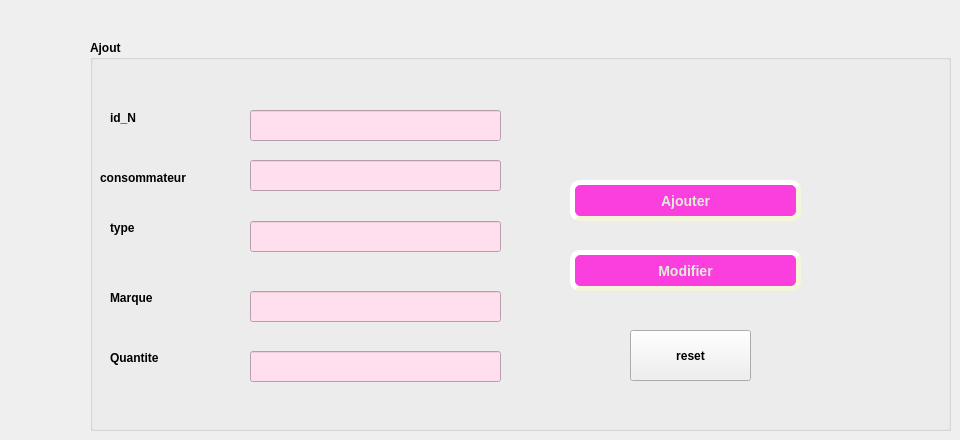
      <widget class="QWidget" name="tab_3">
       <attribute name="title">
        <string>Ajouter</string>
       </attribute>
       <widget class="QGroupBox" name="groupBox_12">
        <property name="geometry">
         <rect>
          <x>90</x>
          <y>40</y>
          <width>861</width>
          <height>391</height>
         </rect>
        </property>
        <property name="font">
         <font>
          <family>MS Shell Dlg 2</family>
          <pointsize>9</pointsize>
          <weight>75</weight>
          <bold>true</bold>
         </font>
        </property>
        <property name="title">
         <string>Ajout</string>
        </property>
        <widget class="QLabel" name="label_26">
         <property name="geometry">
          <rect>
           <x>20</x>
           <y>70</y>
           <width>56</width>
           <height>16</height>
          </rect>
         </property>
         <property name="font">
          <font>
           <pointsize>9</pointsize>
           <weight>75</weight>
           <bold>true</bold>
          </font>
         </property>
         <property name="text">
          <string>id_N</string>
         </property>
        </widget>
        <widget class="QLabel" name="label_27">
         <property name="geometry">
          <rect>
           <x>10</x>
           <y>130</y>
           <width>131</width>
           <height>16</height>
          </rect>
         </property>
         <property name="font">
          <font>
           <pointsize>9</pointsize>
           <weight>75</weight>
           <bold>true</bold>
          </font>
         </property>
         <property name="text">
          <string>consommateur</string>
         </property>
        </widget>
        <widget class="QLabel" name="label_28">
         <property name="geometry">
          <rect>
           <x>20</x>
           <y>180</y>
           <width>56</width>
           <height>16</height>
          </rect>
         </property>
         <property name="font">
          <font>
           <pointsize>9</pointsize>
           <weight>75</weight>
           <bold>true</bold>
          </font>
         </property>
         <property name="text">
          <string>type</string>
         </property>
        </widget>
        <widget class="QLabel" name="label_29">
         <property name="geometry">
          <rect>
           <x>20</x>
           <y>250</y>
           <width>56</width>
           <height>16</height>
          </rect>
         </property>
         <property name="font">
          <font>
           <pointsize>9</pointsize>
           <weight>75</weight>
           <bold>true</bold>
          </font>
         </property>
         <property name="text">
          <string>Marque</string>
         </property>
        </widget>
        <widget class="QLabel" name="label_30">
         <property name="geometry">
          <rect>
           <x>20</x>
           <y>310</y>
           <width>81</width>
           <height>16</height>
          </rect>
         </property>
         <property name="font">
          <font>
           <pointsize>9</pointsize>
           <weight>75</weight>
           <bold>true</bold>
          </font>
         </property>
         <property name="text">
          <string>Quantite</string>
         </property>
        </widget>
        <widget class="QLineEdit" name="lineEdit_id_2">
         <property name="geometry">
          <rect>
           <x>160</x>
           <y>70</y>
           <width>251</width>
           <height>31</height>
          </rect>
         </property>
         <property name="styleSheet">
          <string notr="true">background-color:rgb(255, 222, 238);</string>
         </property>
        </widget>
        <widget class="QLineEdit" name="le_consommateur">
         <property name="geometry">
          <rect>
           <x>160</x>
           <y>120</y>
           <width>251</width>
           <height>31</height>
          </rect>
         </property>
         <property name="styleSheet">
          <string notr="true">background-color:rgb(255, 222, 238);</string>
         </property>
        </widget>
        <widget class="QLineEdit" name="le_type_2">
         <property name="geometry">
          <rect>
           <x>160</x>
           <y>181</y>
           <width>251</width>
           <height>31</height>
          </rect>
         </property>
         <property name="styleSheet">
          <string notr="true">background-color:rgb(255, 222, 238);</string>
         </property>
        </widget>
        <widget class="QLineEdit" name="le_marque">
         <property name="geometry">
          <rect>
           <x>160</x>
           <y>251</y>
           <width>251</width>
           <height>31</height>
          </rect>
         </property>
         <property name="styleSheet">
          <string notr="true">background-color:rgb(255, 222, 238);</string>
         </property>
        </widget>
        <widget class="QLineEdit" name="le_quantite">
         <property name="geometry">
          <rect>
           <x>160</x>
           <y>311</y>
           <width>251</width>
           <height>31</height>
          </rect>
         </property>
         <property name="styleSheet">
          <string notr="true">background-color:rgb(255, 222, 238);</string>
         </property>
        </widget>
        <widget class="QPushButton" name="pb_ajouter_2">
         <property name="geometry">
          <rect>
           <x>480</x>
           <y>140</y>
           <width>231</width>
           <height>41</height>
          </rect>
         </property>
         <property name="styleSheet">
          <string notr="true">QPushButton {
	font: 87 10pt &quot;Arial Black&quot;;
background-color: #FB3FDE;
border-style: outset;
border-width : 5px;
color: rgb(226,234,216);
border -left: 1px solid rgb(255,255,255);
border -right: 1px solid rgb(255,255,255);
border -bottom: 5px solid rgb(255,255,255);

     border-radius: 10px;
     border-color: beige;
     font: bold 14px;
     min-width: 10em;
     padding: 6px;
}
</string>
         </property>
         <property name="text">
          <string>Ajouter</string>
         </property>
        </widget>
        <widget class="QPushButton" name="pb_modifier_2">
         <property name="geometry">
          <rect>
           <x>480</x>
           <y>210</y>
           <width>231</width>
           <height>41</height>
          </rect>
         </property>
         <property name="styleSheet">
          <string notr="true">QPushButton {
	font: 87 10pt &quot;Arial Black&quot;;
background-color: #FB3FDE;
border-style: outset;
border-width : 5px;
color: rgb(226,234,216);
border -left: 1px solid rgb(255,255,255);
border -right: 1px solid rgb(255,255,255);
border -bottom: 5px solid rgb(255,255,255);

     border-radius: 10px;
     border-color: beige;
     font: bold 14px;
     min-width: 10em;
     padding: 6px;
}
</string>
         </property>
         <property name="text">
          <string>Modifier</string>
         </property>
        </widget>
        <widget class="QPushButton" name="reset_2">
         <property name="geometry">
          <rect>
           <x>540</x>
           <y>290</y>
           <width>121</width>
           <height>51</height>
          </rect>
         </property>
         <property name="text">
          <string>reset</string>
         </property>
        </widget>
       </widget>
      </widget>
